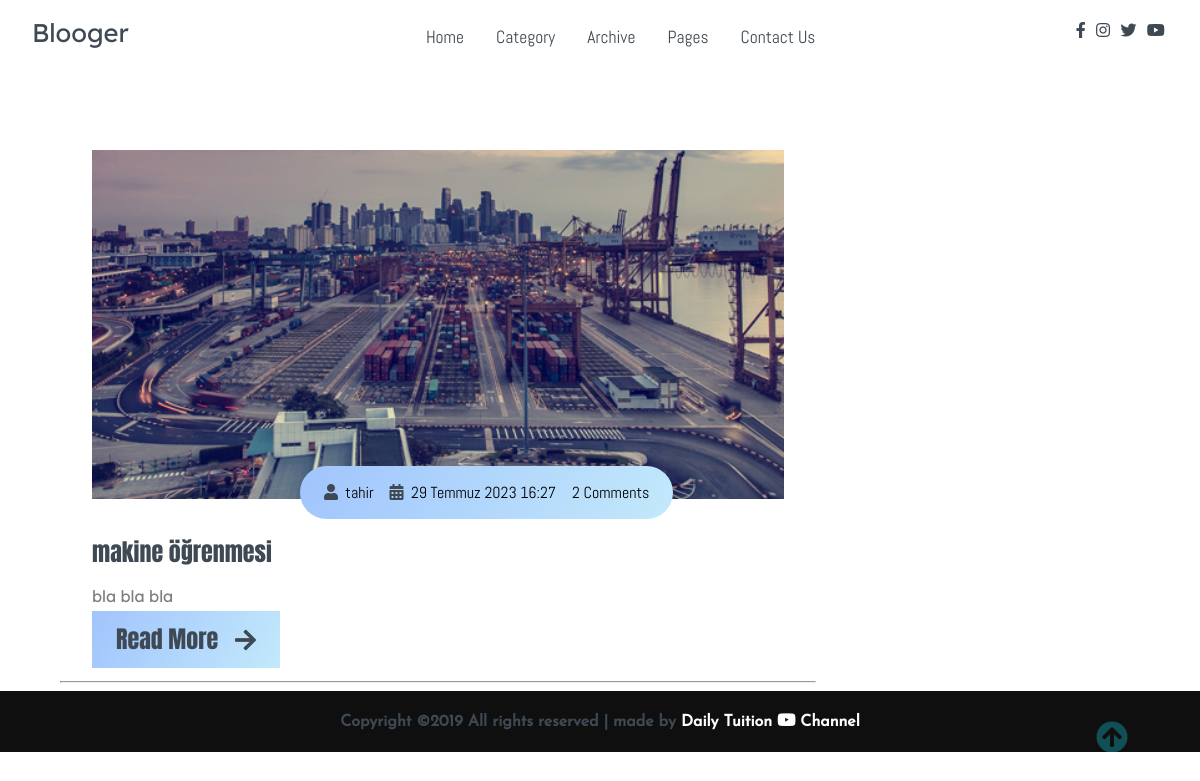
Page /cat/yazilim on the committed database.
### blog/models.py (models this page shows, shortened)
class Post(models.Model):
    category = models.ForeignKey(Category, on_delete=models.CASCADE)
    user = models.ForeignKey('auth.User', related_name='post', on_delete=models.CASCADE)
    title = models.CharField(max_length=120, verbose_name='Başlık')
    content = models.TextField(verbose_name='İçerik')
    publishing_date = models.DateTimeField(verbose_name='Yayınlanma Tarihi', auto_now_add=True)
    image = models.ImageField(null=True, blank=True, upload_to="post")
    slug = models.SlugField(unique=True, editable=False, max_length=130)
    status = models.CharField(choices=CATEGORY, max_length=10, default=DEFAULT)
    read = models.PositiveIntegerField(default=0)
    def get_absolute_url(self):
        return reverse('detail', kwargs={'slug': self.slug})
    class Meta:
        ordering = ['-publishing_date', 'id']

### blog/views.py (the view)
# urls.py: path('cat/<slug:category_slug>', views.category_show, name='category_show'),
def category_show(request, category_slug):
    context = dict()
    context['category'] = get_object_or_404(
        Category, slug=category_slug
    )
    context['items'] = Post.objects.filter(
        category=context['category']
    )
    return render(request, 'category_show.html', context)

### templates/category_show.html
{% extends 'base.html' %}
{% load static %}
{% block content %}
    <main>
        <br><br><br>
        <section class="container">
            <div class="site-content">
                <div class="posts">
                   {% for post in items %}
                    <div class="post-content" data-aos="zoom-in" data-aos-delay="200">
                        <div class="post-image">
                            <div>
                                {% if post.image %}
                                    <img src="{{ post.image.url }}" class="img" alt="blog1">
                                {% else %}
                                    <p>No image available</p>
                                {% endif %}
                            </div>
                            <div class="post-info flex-row">
                                <span><i class="fas fa-user text-gray"></i>&nbsp;&nbsp;{{post.user}}</span>
                                <span><i class="fas fa-calendar-alt text-gray"></i>&nbsp;&nbsp;{{post.publishing_date}}</span>
                                <span>2 Comments</span>
                            </div>
                        </div>
                        <div class="post-title">
                            <a href="#">{{post.title}}</a>
                            <p>{{post.content|truncatechars:50}}</p>
                            <a href="{{post.get_absolute_url}}" class="btn post-btn">Read More &nbsp; <i class="fas fa-arrow-right"></i></a>
                        </div>
                    </div>
                    <hr>
                   {% endfor %}
                </div>
            </div>
        </section>
    </main>
 {% endblock %}

### static/css/all.css (style rules this page uses)
.fa, .fas, .far, .fal, .fad, .fab { -moz-osx-font-smoothing: grayscale; -webkit-font-smoothing: antialiased; display: inline-block; font-style: normal; font-variant: normal; text-rendering: auto; line-height: 1; }
.fa-arrow-right:before { content: "\f061"; }
.fa-calendar-alt:before { content: "\f073"; }
.fa-user:before { content: "\f007"; }
.fa, .fas { font-family: 'Font Awesome 5 Free'; font-weight: 900; }

### static/css/Style.css (style rules this page uses)
html, body { margin: 0%; box-sizing: border-box; overflow-x: hidden; }
:root { --text-gray: #3f4954; --text-light : #686666da; --bg-color: #0f0f0f; --white: #ffffff; --midnight: #104f55; --sky: linear-gradient(120deg, #a1c4fd 0%, #c2e9fb 100%); --Abel: 'Abel', cursive; --Anton: 'Anton', cursive; --Josefin : 'Josefin', cursive; --Lexend: 'Lexend', cursive; --Livvic : 'Livvic', cursive; }
a { text-decoration: none; color: var(--text-gray); }
.flex-row { display: flex; flex-direction: row; flex-wrap: wrap; }
span { font-family: var(--Abel); }
.container { margin: 0 5vw; }
.text-gray { color: var(--text-gray); }
p { font-family: var(--Lexend); color: var(--text-light); }
main .site-content { display: grid; grid-template-columns: 70% 30%; }
main .post-content { width: 100%; }
main .site-content .post-content > .post-image, .post-title { padding: 1rem 2rem; position: relative; }
main .site-content .post-content > .post-image .post-info { background: var(--sky); padding: 1rem; position: absolute; bottom: 0%; left: 20vw; border-radius: 3rem; }
main .site-content .post-content > .post-image > div { overflow: hidden; }
main .site-content .post-content > .post-image .img { width: 100%; transition: all 1s ease; }
main .site-content .post-content > .post-image .post-info span { margin: 0 .5rem; }
main .post-content .post-title a { font-family: var(--Anton); font-size: 1.5rem; }
.site-content .post-content .post-title .post-btn { border-radius: 0; padding: .7rem 1.5rem; background: var(--sky); }

### rows in the picture
Post: image (picture), user "tahir", publishing_date "29 Temmuz 2023 16:27", title "makine öğrenmesi", content "bla bla bla"
